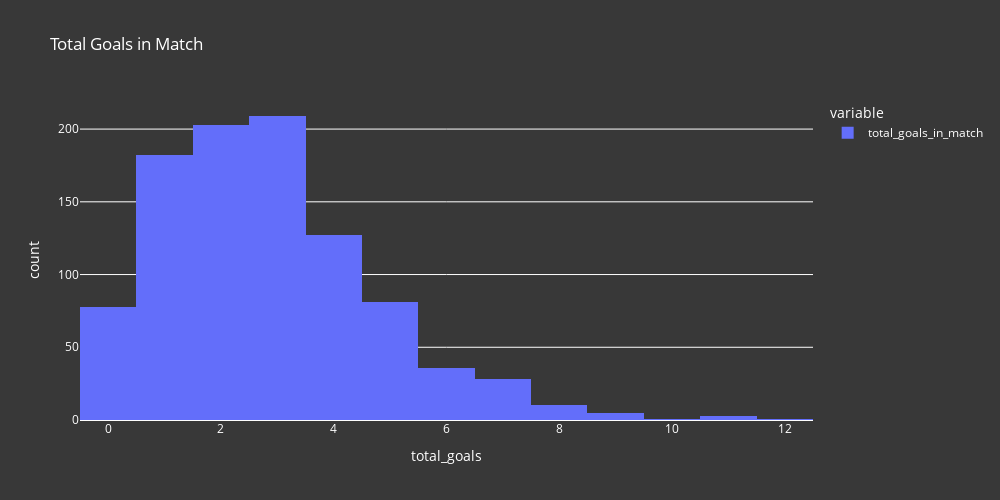

This figure's notebook cell:
### Markdown cell above
#### b.2.Total goals in match histogram:

### Code cell
b_2_fig = px.histogram(final_match_df['total_goals_in_match'],
                       width=1000, height=500, title='Total Goals in Match')
b_2_fig = b_2_fig.update_xaxes(title_text='total_goals')
b_2_fig.update_layout(**layout_options)
b_2_fig.show()

### Figure 1 — Plotly figure (JSON) as saved in the notebook; plotly's stock layout.template omitted (floating-point values rounded to 4 significant figures; data arrays with more than 128 entries replaced by an {"elided": "..."} marker saying what was removed)
{"data": [{"alignmentgroup": "True", "bingroup": "x", "hovertemplate": "variable=total_goals_in_match<br>value=%{x}<br>count=%{y}<extra></extra>", "legendgroup": "total_goals_in_match", "marker": {"color": "#636efa", "pattern": {"shape": ""}}, "name": "total_goals_in_match", "offsetgroup": "total_goals_in_match", "orientation": "v", "showlegend": true, "type": "histogram", "x": {"elided": "964 int values"}, "xaxis": "x", "yaxis": "y"}], "layout": {"barmode": "relative", "height": 500, "legend": {"font": {"color": "white"}, "title": {"text": "variable"}, "tracegroupgap": 0}, "paper_bgcolor": "#383838", "plot_bgcolor": "#383838", "title": {"font": {"color": "white"}, "text": "Total Goals in Match"}, "width": 1000, "xaxis": {"anchor": "y", "color": "white", "domain": [0, 1], "title": {"text": "total_goals"}}, "yaxis": {"anchor": "x", "color": "white", "domain": [0, 1], "title": {"text": "count"}}}}
